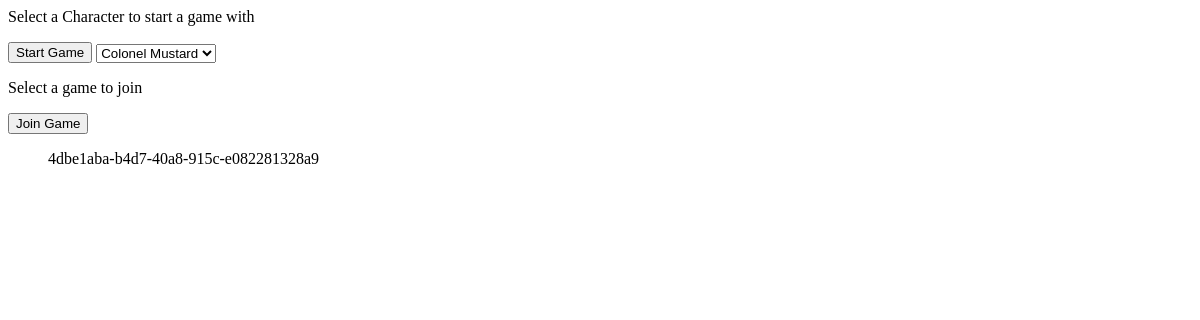
Before: / with the older database file.
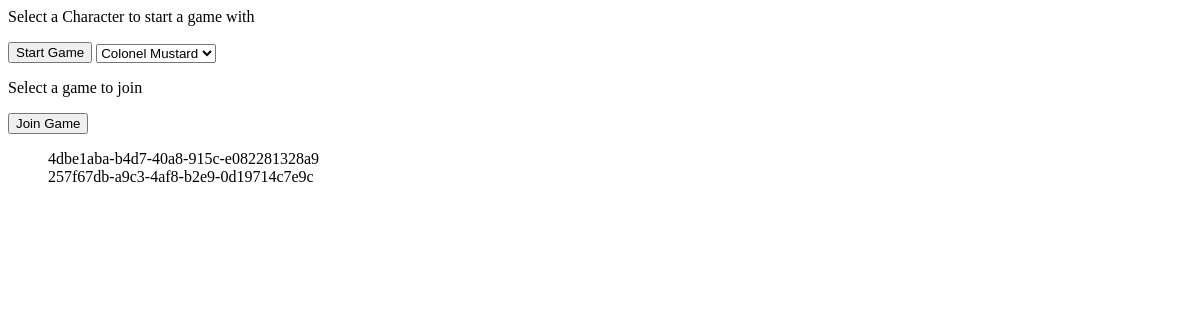
After: the same page with the newer database file.
### lobby/models.py (models this page shows, shortened)
class ActiveGames(models.Model):
    id = models.UUIDField(primary_key=True, default=uuid.uuid4, editable=False)
    num_of_players = models.BigIntegerField()
    solution_character = models.CharField(max_length=100)
    solution_room = models.CharField(max_length=100)
    solution_weapon = models.CharField(max_length=100)

### lobby/views.py (the view)
# urls.py: path("", views.index, name="index"),
def index(request):
    game_list = ActiveGames.objects.all()
    context = {
        "gameList": game_list
    }
    return render(request, "lobby/index.html", context)

### lobby/templates/lobby/index.html (shortened to what this page needs)
{% load static %}
<link  href="{% static 'lobby/css/style.css' %}" rel="stylesheet">
<div>
    <p >Select a Character to start a game with</p>
    <button class="startGameButton">Start Game</button>
    <select name="characters" id="characters" class="characters">
        <option value="Colonel Mustard">Colonel Mustard</option>
    </select>
    <p>Select a game to join</p>
    <button class="joinGameButton">Join Game</button>
    <ul>
        {% for game in gameList %}
            <li class="game">{{game.id}}</li>
        {% endfor %}
    </ul>
</div>

### lobby/static/lobby/css/style.css (style rules this page uses)
.characters { display: inline-block; vertical-align: middle; }
ul { list-style-type: none; }
li { width: fit-content; }

Changed rows visible on the page:
added ActiveGames: id "257f67db-a9c3-4af8-b2e9-0d19714c7e9c"
